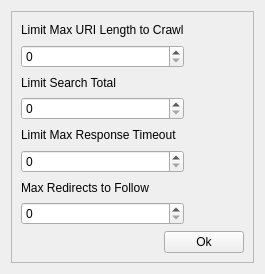
<?xml version="1.0" encoding="UTF-8"?>
<ui version="4.0">
 <class>LimitsSettingsDialog</class>
 <widget class="QWidget" name="LimitsSettingsDialog">
  <property name="geometry">
   <rect>
    <x>0</x>
    <y>0</y>
    <width>265</width>
    <height>274</height>
   </rect>
  </property>
  <property name="windowTitle">
   <string>Limits Settings Dialog</string>
  </property>
  <layout class="QVBoxLayout" name="verticalLayout">
   <item>
    <widget class="QFrame" name="mainSettingsFrame">
     <property name="frameShape">
      <enum>QFrame::StyledPanel</enum>
     </property>
     <property name="frameShadow">
      <enum>QFrame::Raised</enum>
     </property>
     <layout class="QVBoxLayout" name="verticalLayout_6">
      <item>
       <layout class="QGridLayout" name="settingsFrame">
        <item row="0" column="1">
         <spacer name="horizontalSpacer">
          <property name="orientation">
           <enum>Qt::Horizontal</enum>
          </property>
          <property name="sizeHint" stdset="0">
           <size>
            <width>40</width>
            <height>20</height>
           </size>
          </property>
         </spacer>
        </item>
        <item row="1" column="0">
         <layout class="QVBoxLayout" name="verticalLayout_2">
          <item>
           <widget class="QLabel" name="label">
            <property name="text">
             <string>Limit Search Total</string>
            </property>
           </widget>
          </item>
          <item>
           <widget class="QSpinBox" name="limitSearch"/>
          </item>
         </layout>
        </item>
        <item row="0" column="0">
         <layout class="QVBoxLayout" name="verticalLayout_3">
          <item>
           <widget class="QLabel" name="label_2">
            <property name="text">
             <string>Limit Max URI Length to Crawl</string>
            </property>
           </widget>
          </item>
          <item>
           <widget class="QSpinBox" name="limitURILength"/>
          </item>
         </layout>
        </item>
        <item row="3" column="0">
         <layout class="QVBoxLayout" name="verticalLayout_5">
          <item>
           <widget class="QLabel" name="label_4">
            <property name="text">
             <string>Max Redirects to Follow</string>
            </property>
           </widget>
          </item>
          <item>
           <widget class="QSpinBox" name="maxRedirects"/>
          </item>
         </layout>
        </item>
        <item row="2" column="0">
         <layout class="QVBoxLayout" name="verticalLayout_4">
          <item>
           <widget class="QLabel" name="label_3">
            <property name="text">
             <string>Limit Max Response Timeout</string>
            </property>
           </widget>
          </item>
          <item>
           <widget class="QSpinBox" name="responseTimeout"/>
          </item>
         </layout>
        </item>
       </layout>
      </item>
      <item>
       <layout class="QHBoxLayout" name="horizontalLayout">
        <item>
         <spacer name="horizontalSpacer_2">
          <property name="orientation">
           <enum>Qt::Horizontal</enum>
          </property>
          <property name="sizeHint" stdset="0">
           <size>
            <width>138</width>
            <height>20</height>
           </size>
          </property>
         </spacer>
        </item>
        <item>
         <widget class="QPushButton" name="okButton">
          <property name="text">
           <string>Ok</string>
          </property>
         </widget>
        </item>
       </layout>
      </item>
     </layout>
    </widget>
   </item>
  </layout>
 </widget>
 <resources/>
 <connections/>
</ui>
